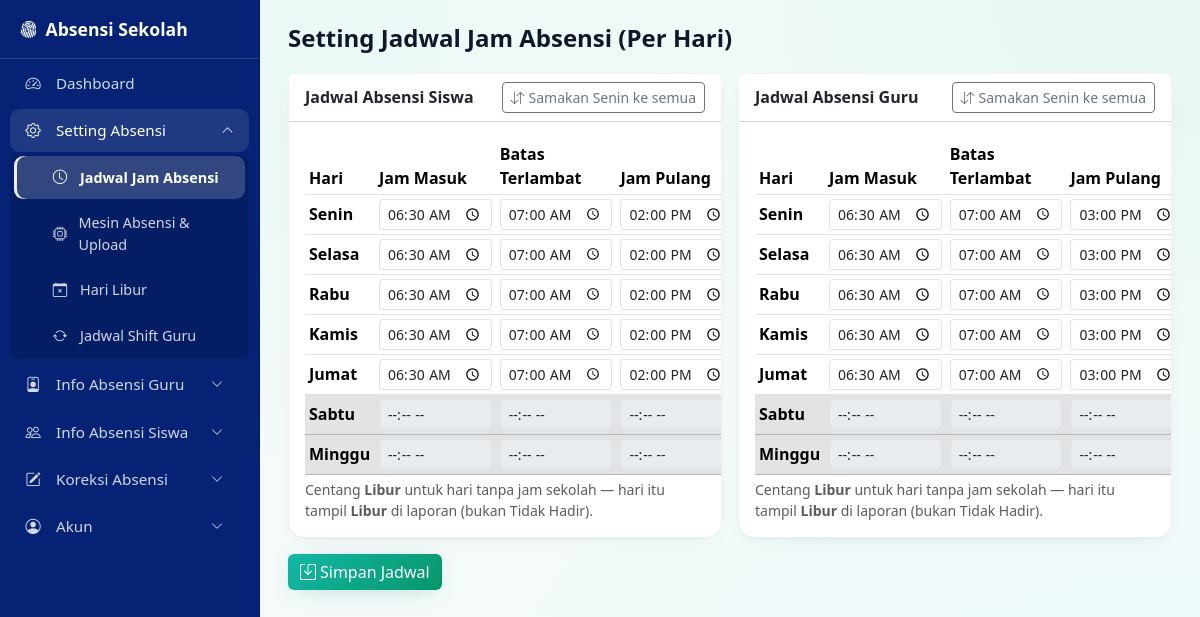
Screenshot of /setting_jadwal.php (signed in) with the database file from the repository.
### tables this page shows
CREATE TABLE jadwal_absensi (
  id INT AUTO_INCREMENT PRIMARY KEY,
  tipe ENUM('siswa','guru') NOT NULL,
  hari TINYINT NOT NULL COMMENT '1=Senin .. 7=Minggu',
  jam_masuk TIME DEFAULT NULL,
  batas_terlambat TIME DEFAULT NULL,
  jam_pulang TIME DEFAULT NULL,
  libur TINYINT(1) NOT NULL DEFAULT 0 COMMENT '1=tidak ada jam sekolah (libur)',
  UNIQUE KEY uk_tipe_hari (tipe, hari)
);

### config.php (called while the page is built, shortened)
<?php
function e($s): string { return htmlspecialchars((string)$s, ENT_QUOTES, 'UTF-8'); }
$HARI_ID = ['Senin', 'Selasa', 'Rabu', 'Kamis', 'Jumat', 'Sabtu', 'Minggu'];

### setting_jadwal.php (the view, shortened to what this page needs)
<?php
$pageTitle = 'Setting Jadwal Jam Absensi (Per Hari)';
require_once __DIR__ . '/config.php';
$jadwal = [];
foreach ($pdo->query('SELECT * FROM jadwal_absensi') as $r) $jadwal[$r['tipe']][(int)$r['hari']] = $r;
$jam = fn($v) => $v ? substr($v, 0, 5) : '';
require_once __DIR__ . '/includes/header.php';
?>
<form method="post">
  <div class="row g-3">
    <?php foreach (['siswa' => 'Jadwal Absensi Siswa', 'guru' => 'Jadwal Absensi Guru'] as $tipe => $judul): ?>
    <div class="col-12 col-xl-6">
      <div class="card card-stat">
        <div class="card-header bg-white d-flex justify-content-between align-items-center flex-wrap gap-2">
          <span class="fw-semibold"><?= e($judul) ?></span>
          <button type="button" class="btn btn-sm btn-outline-secondary btn-copy"><i class="bi bi-arrow-down-up me-1"></i>Samakan Senin ke semua</button>
        </div>
        <div class="card-body table-responsive">
          <table class="table table-sm align-middle mb-1">
            <thead>
              <tr>
                <th style="min-width:70px">Hari</th>
                <th>Jam Masuk</th>
                <th title="Lewat jam ini dihitung terlambat">Batas Terlambat</th>
                <th>Jam Pulang</th>
              </tr>
            </thead>
            <tbody>
              <?php foreach ($HARI_ID as $i => $namaHari): $h = $i + 1; $j = $jadwal[$tipe][$h] ?? []; $isLibur = !empty($j['libur']); ?>
              <tr class="<?= $isLibur ? 'table-secondary' : '' ?>">
                <td class="fw-semibold"><?= e($namaHari) ?></td>
                <td><input type="time" class="form-control form-control-sm jam" data-role="masuk" name="jadwal[<?= $tipe ?>][<?= $h ?>][jam_masuk]" value="<?= e($jam($j['jam_masuk'] ?? '')) ?>" <?= $isLibur ? 'disabled' : 'required' ?>></td>
                <td><input type="time" class="form-control form-control-sm jam" data-role="terlambat" name="jadwal[<?= $tipe ?>][<?= $h ?>][batas_terlambat]" value="<?= e($jam($j['batas_terlambat'] ?? '')) ?>" <?= $isLibur ? 'disabled' : 'required' ?>></td>
                <td><input type="time" class="form-control form-control-sm jam" data-role="pulang" name="jadwal[<?= $tipe ?>][<?= $h ?>][jam_pulang]" value="<?= e($jam($j['jam_pulang'] ?? '')) ?>" <?= $isLibur ? 'disabled' : 'required' ?>></td>
              </tr>
              <?php endforeach; ?>
            </tbody>
          </table>
          <div class="text-muted small">Centang <b>Libur</b> untuk hari tanpa jam sekolah — hari itu tampil <b>Libur</b> di laporan (bukan Tidak Hadir).</div>
        </div>
      </div>
    </div>
    <?php endforeach; ?>
  </div>
  <button class="btn btn-primary mt-3"><i class="bi bi-save me-1"></i>Simpan Jadwal</button>
</form>
<?php require_once __DIR__ . '/includes/footer.php'; ?>

### includes/header.php (shortened to what this page needs)
<?php
require_once __DIR__ . '/../config.php';
$page = basename($_SERVER['PHP_SELF']);
$dashboard = ['index.php', 'bi-speedometer2', 'Dashboard'];
$groups = [
    ['Setting Absensi', 'bi-gear', [
        ['setting_jadwal.php', 'bi-clock', 'Jadwal Jam Absensi'],
        ['setting_mesin.php', 'bi-cpu', 'Mesin Absensi & Upload'],
        ['setting_libur.php', 'bi-calendar-x', 'Hari Libur'],
        ['setting_shift.php', 'bi-arrow-repeat', 'Jadwal Shift Guru'],
    ]],
    ['Info Absensi Guru', 'bi-person-badge', [
        ['info_guru.php', 'bi-person-badge', 'Per Guru'],
        ['info_jabatan.php', 'bi-diagram-3', 'Per Jabatan'],
    ]],
    ['Info Absensi Siswa', 'bi-people', [
        ['info_siswa.php', 'bi-person', 'Per Siswa'],
        ['info_kelas.php', 'bi-people', 'Per Kelas'],
    ]],
    ['Koreksi Absensi', 'bi-pencil-square', [
        ['koreksi_siswa.php', 'bi-pencil-square', 'Koreksi Siswa'],
        ['koreksi_guru.php', 'bi-pencil', 'Koreksi Guru'],
    ]],
    ['Akun', 'bi-person-circle', [
        ['data_user.php', 'bi-people-fill', 'Data User'],
        ['logout.php', 'bi-box-arrow-right', 'Logout (' . ($_SESSION['user']['nama'] ?? '') . ')'],
    ]],
];
?>
<!DOCTYPE html>
<html lang="id">
<head>
<link href="https://cdn.jsdelivr.net/npm/bootstrap@5.3.3/dist/css/bootstrap.min.css" rel="stylesheet">
<link href="https://cdn.jsdelivr.net/npm/bootstrap-icons@1.11.3/font/bootstrap-icons.min.css" rel="stylesheet">
<link href="https://cdn.jsdelivr.net/npm/select2@4.1.0-rc.0/dist/css/select2.min.css" rel="stylesheet">
<link href="https://cdn.jsdelivr.net/npm/select2-bootstrap-5-theme@1.3.0/dist/select2-bootstrap-5-theme.min.css" rel="stylesheet">
</head>
<body>
<div class="sidebar offcanvas offcanvas-start" tabindex="-1" id="sidebar" aria-labelledby="sidebarBrand">
  <div class="offcanvas-header">
    <a class="brand-link" id="sidebarBrand" href="index.php"><i class="bi bi-fingerprint me-2"></i>Absensi Sekolah</a>
  </div>
  <div class="offcanvas-body">
    <ul class="nav flex-column pb-3" id="sidebarNav">
      <li><a class="nav-link <?= $page === $dashboard[0] ? 'active' : '' ?>" href="<?= $dashboard[0] ?>"><i class="bi <?= $dashboard[1] ?> me-2"></i><?= e($dashboard[2]) ?></a></li>
      <?php foreach ($groups as $gi => [$glabel, $gicon, $items]): ?>
        <?php $activeGroup = in_array($page, array_column($items, 0), true); $cid = 'grp' . $gi; ?>
        <li>
          <a class="nav-link nav-group-toggle <?= $activeGroup ? '' : 'collapsed' ?>" data-bs-toggle="collapse" href="#<?= $cid ?>" role="button" aria-expanded="<?= $activeGroup ? 'true' : 'false' ?>" aria-controls="<?= $cid ?>">
            <i class="bi <?= $gicon ?> me-2"></i><span><?= e($glabel) ?></span><i class="bi bi-chevron-down chev"></i>
          </a>
          <div class="collapse <?= $activeGroup ? 'show' : '' ?>" id="<?= $cid ?>" data-bs-parent="#sidebarNav">
            <ul class="nav flex-column submenu">
              <?php foreach ($items as [$file, $icon, $label]): ?>
                <li><a class="nav-link <?= $page === $file ? 'active' : '' ?>" href="<?= $file ?>"><i class="bi <?= $icon ?> me-2"></i><?= e($label) ?></a></li>
              <?php endforeach; ?>
            </ul>
          </div>
        </li>
      <?php endforeach; ?>
    </ul>
  </div>
</div>
<div class="main">
<h4 class="page-title"><?= e($pageTitle ?? '') ?></h4>

### includes/footer.php (shortened to what this page needs)
</div>
</body>
</html>

### includes/header.php (style rules this page uses)
:root { --sb-w:260px; --sb-bg:#062275; --brand:#14b8a6; --brand-600:#0d9488; --brand-700:#0f766e; --bs-primary:#14b8a6; --bs-primary-rgb:20,184,166; --bs-link-color:#0d9488; --bs-link-color-rgb:13,148,136; --bs-link-hover-color:#0f766e; }
body { font-family:'Plus Jakarta Sans', system-ui, -apple-system, "Segoe UI", sans-serif; color:#1e293b; background-color:#f4fbfa; background-image: radial-gradient(at 0% 0%, rgba(20,184,166,.07) 0, transparent 45%), radial-gradient(at 100% 0%, rgba(16,185,129,.06) 0, transparent 42%), radial-gradient(at 100% 100%, rgba(56,189,248,.05) 0, transparent 45%); background-attachment:fixed; }
.btn-primary { --bs-btn-color:#fff; --bs-btn-hover-color:#fff; --bs-btn-active-color:#fff; border:0; background:linear-gradient(135deg,#14b8a6 0%,#059669 100%); box-shadow:0 4px 24px -8px rgba(13,148,136,.35); }
a { text-decoration:none; }
.sidebar { background:var(--sb-bg); --bs-offcanvas-width:var(--sb-w); border:0; }
.sidebar .offcanvas-header { border-bottom:1px solid rgba(255,255,255,.15); padding:1rem 1.25rem; }
.sidebar .brand-link { color:#fff; font-weight:700; font-size:1.1rem; text-decoration:none; }
.sidebar .offcanvas-body { padding:0; overflow-y:auto; }
.sidebar a.nav-link { color:rgba(255,255,255,.82); padding:.65rem 1rem; font-size:.95rem; display:flex; align-items:center; border-radius:.6rem; margin:.12rem .6rem; transition:background .15s, color .15s; }
.sidebar a.nav-link i { width:1.4rem; }
.sidebar a.nav-link.active { color:#fff; font-weight:600; background:rgba(255,255,255,.18); box-shadow:inset 3px 0 0 rgba(255,255,255,.9); }
.sidebar .nav-group-toggle { cursor:pointer; }
.sidebar .nav-group-toggle .chev { margin-left:auto; font-size:.75rem; transition:transform .2s ease; }
.sidebar .nav-group-toggle[aria-expanded="true"] .chev { transform:rotate(180deg); }
.sidebar .nav-group-toggle[aria-expanded="true"] { color:#fff; background:rgba(255,255,255,.1); }
.sidebar .submenu { background:rgba(0,0,0,.15); border-radius:.6rem; margin:.15rem .6rem; }
.sidebar .submenu a.nav-link { padding-left:2.4rem; font-size:.9rem; margin:.1rem .3rem; }
.sidebar .submenu a.nav-link i { width:1.2rem; font-size:.9rem; }
.main { padding:1rem; }
.main > h4.page-title { margin-bottom:1.25rem; font-size:1.35rem; font-weight:700; color:#0f172a; }
.card { border:1px solid #eef2f7; border-radius:1rem; box-shadow:0 1px 2px rgba(15,23,42,.04),0 8px 24px -12px rgba(15,23,42,.10); }
.card-stat { transition:box-shadow .25s, transform .25s; }
@media (min-width:992px) { .sidebar { position:fixed; top:0; left:0; height:100vh; width:var(--sb-w); transform:none !important; visibility:visible !important; z-index:1000; display:flex; flex-direction:column; } }
@media (min-width:992px) { .main { margin-left:var(--sb-w); padding:1.5rem 1.75rem; } }
@media (min-width:992px) { .main > h4.page-title { font-size:1.5rem; } }

### rows the page displays
jadwal_absensi: jam_masuk "06:30", batas_terlambat "07:00", jam_pulang "14:00"
jadwal_absensi: jam_masuk "06:30", batas_terlambat "07:00", jam_pulang "14:00"
jadwal_absensi: jam_masuk "06:30", batas_terlambat "07:00", jam_pulang "14:00"
jadwal_absensi: jam_masuk "06:30", batas_terlambat "07:00", jam_pulang "14:00"
jadwal_absensi: jam_masuk "06:30", batas_terlambat "07:00", jam_pulang "14:00"
jadwal_absensi: jam_masuk "06:30", batas_terlambat "07:00", jam_pulang "15:00"
jadwal_absensi: jam_masuk "06:30", batas_terlambat "07:00", jam_pulang "15:00"
jadwal_absensi: jam_masuk "06:30", batas_terlambat "07:00", jam_pulang "15:00"
jadwal_absensi: jam_masuk "06:30", batas_terlambat "07:00", jam_pulang "15:00"
jadwal_absensi: jam_masuk "06:30", batas_terlambat "07:00", jam_pulang "15:00"

### other values shown
$dashboard[2] "Dashboard"
$glabel "Setting Absensi"
$label "Jadwal Jam Absensi"
$label "Mesin Absensi & Upload"
$label "Hari Libur"
$label "Jadwal Shift Guru"
$glabel "Info Absensi Guru"
$glabel "Info Absensi Siswa"
$glabel "Koreksi Absensi"
$glabel "Akun"
$pageTitle "Setting Jadwal Jam Absensi (Per Hari)"
$judul "Jadwal Absensi Siswa"
$namaHari "Senin"
$namaHari "Selasa"
$namaHari "Rabu"
